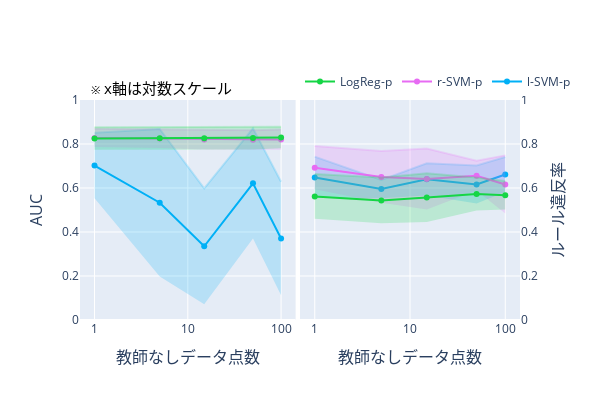

Notebook code for this chart:
### Code cell
import plotly.graph_objects as go
from plotly.subplots import make_subplots


# グラフのデータを準備
index = ['l-SVM-p', 'r-SVM-p', 'LogReg-p']
colors_mean = ['rgba(0,176,246,1)', 'rgba(231,107,243,1)', 'rgba(21,213,69,1)']  # indexに対応する色
colors_std  = ['rgba(0,176,246,0.2)', 'rgba(231,107,243,0.2)', 'rgba(21,213,69,0.2)']  # indexに対応する色


# グラフ1: AUCのデータ
col_auc = 'auc'
tmp_mean_auc = pd.DataFrame([
    {info: df.loc['linear svm (L)', col_auc] for info, df in zip(infos, dfs_mean)},
    {info: df.loc['non-linear svm (L)', col_auc] for info, df in zip(infos, dfs_mean)},
    {info: df.loc['logistic regression (L)', col_auc] for info, df in zip(infos, dfs_mean)}
], index=index)
tmp_std_auc = pd.DataFrame([
    {info: df.loc['linear svm (L)', col_auc] for info, df in zip(infos, dfs_std)},
    {info: df.loc['non-linear svm (L)', col_auc] for info, df in zip(infos, dfs_std)},
    {info: df.loc['logistic regression (L)', col_auc] for info, df in zip(infos, dfs_std)}
], index=index)

# グラフ2: ルール違反率のデータ
col_vr = 'violation_rate'
tmp_mean_vr = pd.DataFrame([
    {info: df.loc['linear svm (L)', col_vr] for info, df in zip(infos, dfs_mean)},
    {info: df.loc['non-linear svm (L)', col_vr] for info, df in zip(infos, dfs_mean)},
    {info: df.loc['logistic regression (L)', col_vr] for info, df in zip(infos, dfs_mean)}
], index=index)
tmp_std_vr = pd.DataFrame([
    {info: df.loc['linear svm (L)', col_vr] for info, df in zip(infos, dfs_std)},
    {info: df.loc['non-linear svm (L)', col_vr] for info, df in zip(infos, dfs_std)},
    {info: df.loc['logistic regression (L)', col_vr] for info, df in zip(infos, dfs_std)}
], index=index)


# サブプロットの作成
# fig = make_subplots(rows=1, cols=2, subplot_titles=('AUC', 'ルール違反率'))
fig = make_subplots(rows=1, cols=2)

# グラフ1: AUC
for i in range(len(tmp_mean_auc)):
    fig.add_trace(
        go.Scatter(
            x=tmp_mean_auc.columns,
            y=tmp_mean_auc.iloc[i, :],
            mode='lines+markers',
            name=tmp_mean_auc.index[i],
            line=dict(color=colors_mean[i]),  # ラインの色を設定
            marker=dict(color=colors_mean[i])  # マーカーの色を設定
        ),
        row=1, col=1
    )
    fig.add_trace(
        go.Scatter(
            x=tmp_mean_auc.columns,
            y=tmp_mean_auc.iloc[i, :] + tmp_std_auc.iloc[i, :],
            mode='lines',
            line=dict(color=colors_std[i]),  # ラインの色を設定
            showlegend=False
        ),
        row=1, col=1
    )
    fig.add_trace(
        go.Scatter(
            x=tmp_mean_auc.columns,
            y=tmp_mean_auc.iloc[i, :] - tmp_std_auc.iloc[i, :],
            mode='lines',
            fill='tonexty',
            fillcolor=colors_std[i],
            line=dict(color='rgba(255,255,255,0)'),
            showlegend=False
        ),
        row=1, col=1
    )

# グラフ2: ルール違反率
for i in range(len(tmp_mean_vr)):
    fig.add_trace(
        go.Scatter(
            x=tmp_mean_vr.columns,
            y=tmp_mean_vr.iloc[i, :],
            mode='lines+markers',
            name=tmp_mean_vr.index[i],
            line=dict(color=colors_mean[i]),  # ラインの色を設定
            marker=dict(color=colors_mean[i]),  # マーカーの色を設定
            showlegend=False
        ),
        row=1, col=2
    )
    fig.add_trace(
        go.Scatter(
            x=tmp_mean_vr.columns,
            y=tmp_mean_vr.iloc[i, :] + tmp_std_vr.iloc[i, :],
            mode='lines',
            line=dict(color=colors_std[i]),  # ラインの色を設定
            showlegend=False
        ),
        row=1, col=2
    )
    fig.add_trace(
        go.Scatter(
            x=tmp_mean_vr.columns,
            y=tmp_mean_vr.iloc[i, :] - tmp_std_vr.iloc[i, :],
            mode='lines',
            fill='tonexty',
            fillcolor=colors_std[i],
            line=dict(color='rgba(255,255,255,0)'),
            showlegend=False
        ),
        row=1, col=2
    )

# x軸の設定
fig.update_xaxes(title_text='教師なしデータ点数', row=1, col=1, type='log')
fig.update_xaxes(title_text='教師なしデータ点数', row=1, col=2, type='log')

# レイアウトの設定
fig.update_layout(
    height=400,
    width=600,
    xaxis=dict(
        domain=[0, 0.49],  # 左側のsubplotの幅を調整
        title_font=dict(size=16)
    ),
    xaxis2=dict(
        domain=[0.5, 1],  # 右側のsubplotの幅を調整
        title_font=dict(size=16)
    ),
    legend=dict(
        x=0.5,
        y=1.15,
        orientation='h'  # 水平配置
    ),
    annotations=[
        dict(
            xref="paper",
            yref="paper",
            x=0.02,
            y=1.11,
            text="※ x軸は対数スケール",
            showarrow=False,
            font=dict(
                size=15,
                color="black"
            )
        )
    ]
)

# y軸の設定
fig.update_yaxes(title_text='AUC', range=[0, 1], row=1, col=1, side='left', title_font=dict(size=16))  # col=1のグラフのy軸を左側に配置
fig.update_yaxes(title_text='ルール違反率', range=[0, 1], row=1, col=2, side='right', title_font=dict(size=16))  # col=2のグラフのy軸を右側に配置

# x軸の設定
fig.update_xaxes(title_text='教師なしデータ点数', row=1, col=1, type='log', tickvals=[1, 10, 100, 1000], ticktext=["1", "10", "100", "1000"])
fig.update_xaxes(title_text='教師なしデータ点数', row=1, col=2, type='log', tickvals=[1, 10, 100, 1000], ticktext=["1", "10", "100", "1000"])


# グラフの表示
fig.show()

### Figure 1 — Plotly figure (JSON) as saved in the notebook; plotly's stock layout.template omitted (floating-point values rounded to 4 significant figures)
{"data": [{"line": {"color": "rgba(0,176,246,1)"}, "marker": {"color": "rgba(0,176,246,1)"}, "mode": "lines+markers", "name": "l-SVM-p", "type": "scatter", "x": [1, 5, 15, 50, 100], "xaxis": "x", "y": [0.7021, 0.533, 0.335, 0.6211, 0.3707], "yaxis": "y"}, {"line": {"color": "rgba(0,176,246,0.2)"}, "mode": "lines", "showlegend": false, "type": "scatter", "x": [1, 5, 15, 50, 100], "xaxis": "x", "y": [0.8511, 0.8683, 0.5979, 0.8715, 0.6286], "yaxis": "y"}, {"fill": "tonexty", "fillcolor": "rgba(0,176,246,0.2)", "line": {"color": "rgba(255,255,255,0)"}, "mode": "lines", "showlegend": false, "type": "scatter", "x": [1, 5, 15, 50, 100], "xaxis": "x", "y": [0.5532, 0.1977, 0.07212, 0.3706, 0.1128], "yaxis": "y"}, {"line": {"color": "rgba(231,107,243,1)"}, "marker": {"color": "rgba(231,107,243,1)"}, "mode": "lines+markers", "name": "r-SVM-p", "type": "scatter", "x": [1, 5, 15, 50, 100], "xaxis": "x", "y": [0.8276, 0.8244, 0.8208, 0.8189, 0.8201], "yaxis": "y"}, {"line": {"color": "rgba(231,107,243,0.2)"}, "mode": "lines", "showlegend": false, "type": "scatter", "x": [1, 5, 15, 50, 100], "xaxis": "x", "y": [0.8691, 0.8671, 0.8671, 0.8624, 0.8659], "yaxis": "y"}, {"fill": "tonexty", "fillcolor": "rgba(231,107,243,0.2)", "line": {"color": "rgba(255,255,255,0)"}, "mode": "lines", "showlegend": false, "type": "scatter", "x": [1, 5, 15, 50, 100], "xaxis": "x", "y": [0.7861, 0.7818, 0.7746, 0.7753, 0.7743], "yaxis": "y"}, {"line": {"color": "rgba(21,213,69,1)"}, "marker": {"color": "rgba(21,213,69,1)"}, "mode": "lines+markers", "name": "LogReg-p", "type": "scatter", "x": [1, 5, 15, 50, 100], "xaxis": "x", "y": [0.8249, 0.826, 0.8266, 0.8274, 0.8292], "yaxis": "y"}, {"line": {"color": "rgba(21,213,69,0.2)"}, "mode": "lines", "showlegend": false, "type": "scatter", "x": [1, 5, 15, 50, 100], "xaxis": "x", "y": [0.8763, 0.8778, 0.8774, 0.8795, 0.878], "yaxis": "y"}, {"fill": "tonexty", "fillcolor": "rgba(21,213,69,0.2)", "line": {"color": "rgba(255,255,255,0)"}, "mode": "lines", "showlegend": false, "type": "scatter", "x": [1, 5, 15, 50, 100], "xaxis": "x", "y": [0.7734, 0.7742, 0.7759, 0.7754, 0.7805], "yaxis": "y"}, {"line": {"color": "rgba(0,176,246,1)"}, "marker": {"color": "rgba(0,176,246,1)"}, "mode": "lines+markers", "name": "l-SVM-p", "showlegend": false, "type": "scatter", "x": [1, 5, 15, 50, 100], "xaxis": "x2", "y": [0.6482, 0.5954, 0.6393, 0.6156, 0.6615], "yaxis": "y2"}, {"line": {"color": "rgba(0,176,246,0.2)"}, "mode": "lines", "showlegend": false, "type": "scatter", "x": [1, 5, 15, 50, 100], "xaxis": "x2", "y": [0.7423, 0.6369, 0.7125, 0.7023, 0.7406], "yaxis": "y2"}, {"fill": "tonexty", "fillcolor": "rgba(0,176,246,0.2)", "line": {"color": "rgba(255,255,255,0)"}, "mode": "lines", "showlegend": false, "type": "scatter", "x": [1, 5, 15, 50, 100], "xaxis": "x2", "y": [0.5541, 0.5538, 0.566, 0.529, 0.5823], "yaxis": "y2"}, {"line": {"color": "rgba(231,107,243,1)"}, "marker": {"color": "rgba(231,107,243,1)"}, "mode": "lines+markers", "name": "r-SVM-p", "showlegend": false, "type": "scatter", "x": [1, 5, 15, 50, 100], "xaxis": "x2", "y": [0.6924, 0.6505, 0.6412, 0.6559, 0.6161], "yaxis": "y2"}, {"line": {"color": "rgba(231,107,243,0.2)"}, "mode": "lines", "showlegend": false, "type": "scatter", "x": [1, 5, 15, 50, 100], "xaxis": "x2", "y": [0.7907, 0.7678, 0.7795, 0.7236, 0.7484], "yaxis": "y2"}, {"fill": "tonexty", "fillcolor": "rgba(231,107,243,0.2)", "line": {"color": "rgba(255,255,255,0)"}, "mode": "lines", "showlegend": false, "type": "scatter", "x": [1, 5, 15, 50, 100], "xaxis": "x2", "y": [0.5941, 0.5332, 0.5028, 0.5881, 0.4839], "yaxis": "y2"}, {"line": {"color": "rgba(21,213,69,1)"}, "marker": {"color": "rgba(21,213,69,1)"}, "mode": "lines+markers", "name": "LogReg-p", "showlegend": false, "type": "scatter", "x": [1, 5, 15, 50, 100], "xaxis": "x2", "y": [0.5619, 0.5437, 0.5564, 0.5727, 0.5669], "yaxis": "y2"}, {"line": {"color": "rgba(21,213,69,0.2)"}, "mode": "lines", "showlegend": false, "type": "scatter", "x": [1, 5, 15, 50, 100], "xaxis": "x2", "y": [0.6635, 0.6479, 0.667, 0.6475, 0.6317], "yaxis": "y2"}, {"fill": "tonexty", "fillcolor": "rgba(21,213,69,0.2)", "line": {"color": "rgba(255,255,255,0)"}, "mode": "lines", "showlegend": false, "type": "scatter", "x": [1, 5, 15, 50, 100], "xaxis": "x2", "y": [0.4602, 0.4395, 0.4459, 0.4978, 0.502], "yaxis": "y2"}], "layout": {"annotations": [{"font": {"color": "black", "size": 15}, "showarrow": false, "text": "※ x軸は対数スケール", "x": 0.02, "xref": "paper", "y": 1.11, "yref": "paper"}], "height": 400, "legend": {"orientation": "h", "x": 0.5, "y": 1.15}, "width": 600, "xaxis": {"anchor": "y", "domain": [0, 0.49], "ticktext": ["1", "10", "100", "1000"], "tickvals": [1, 10, 100, 1000], "title": {"font": {"size": 16}, "text": "教師なしデータ点数"}, "type": "log"}, "xaxis2": {"anchor": "y2", "domain": [0.5, 1], "ticktext": ["1", "10", "100", "1000"], "tickvals": [1, 10, 100, 1000], "title": {"font": {"size": 16}, "text": "教師なしデータ点数"}, "type": "log"}, "yaxis": {"anchor": "x", "domain": [0, 1], "range": [0, 1], "side": "left", "title": {"font": {"size": 16}, "text": "AUC"}}, "yaxis2": {"anchor": "x2", "domain": [0, 1], "range": [0, 1], "side": "right", "title": {"font": {"size": 16}, "text": "ルール違反率"}}}}
